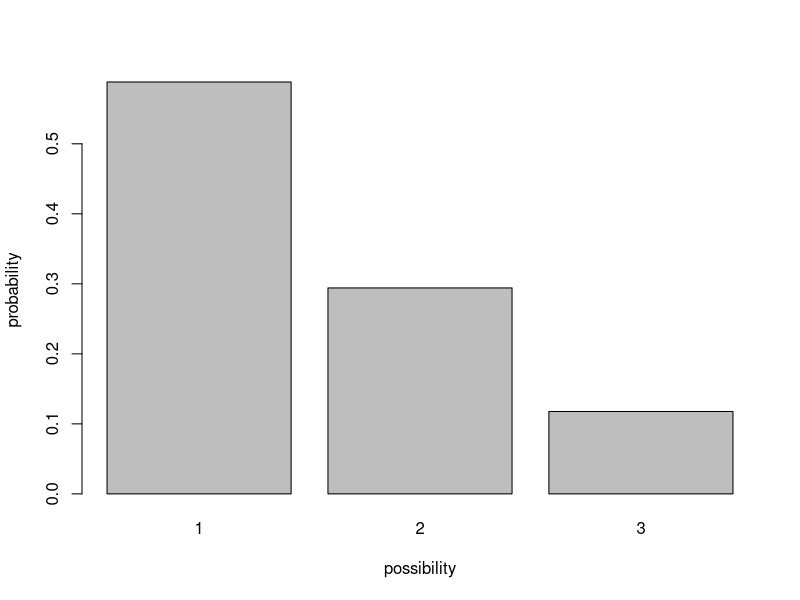
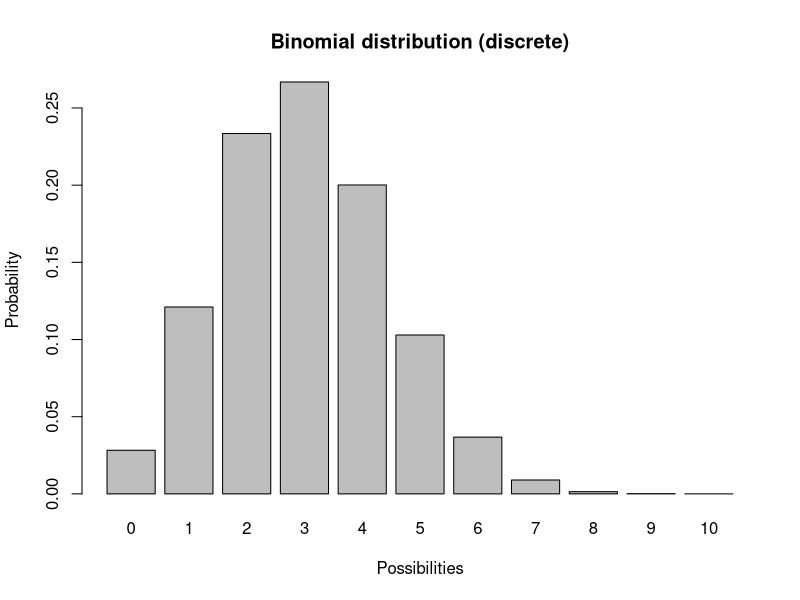
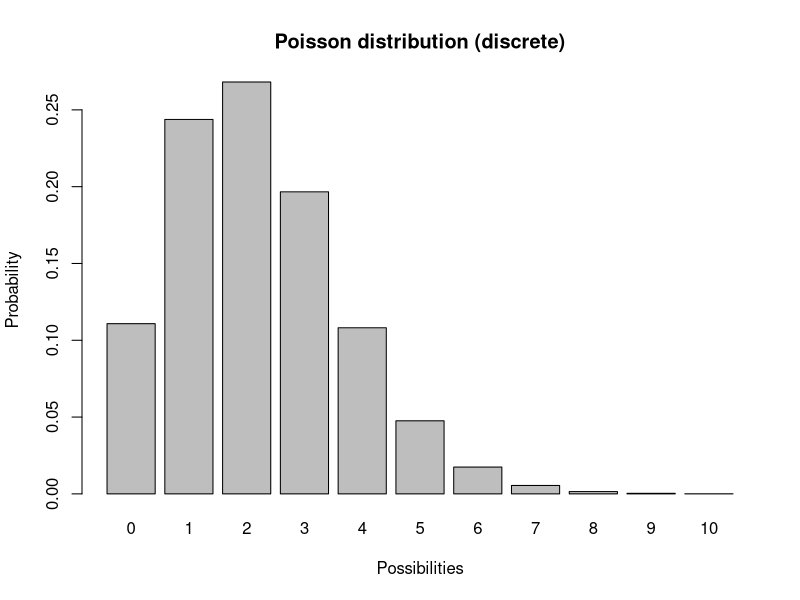
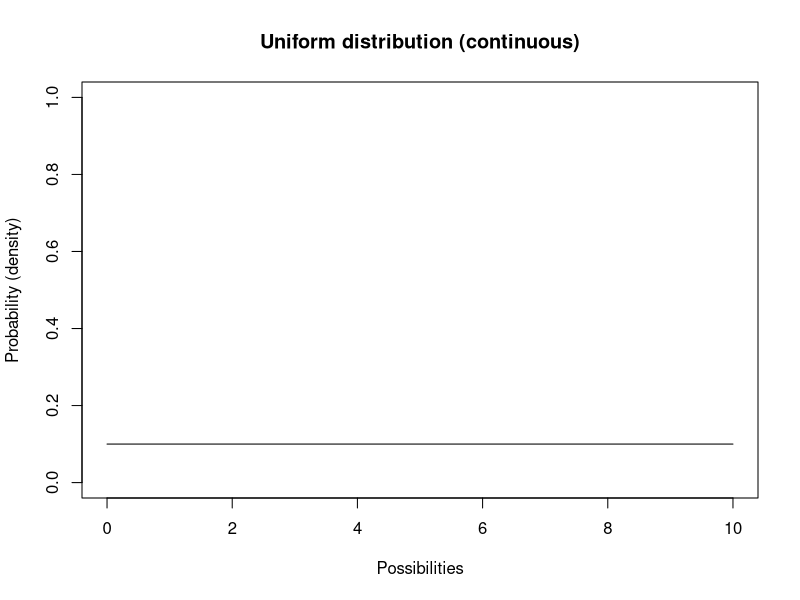
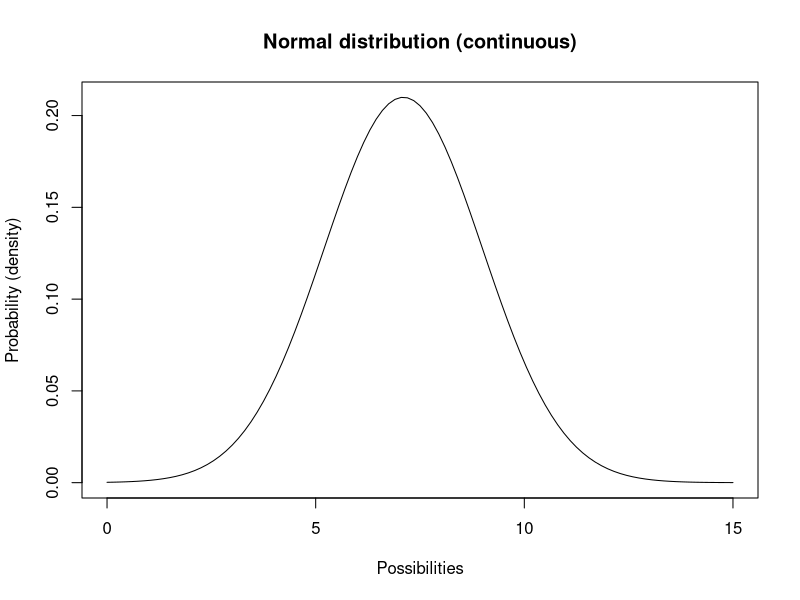
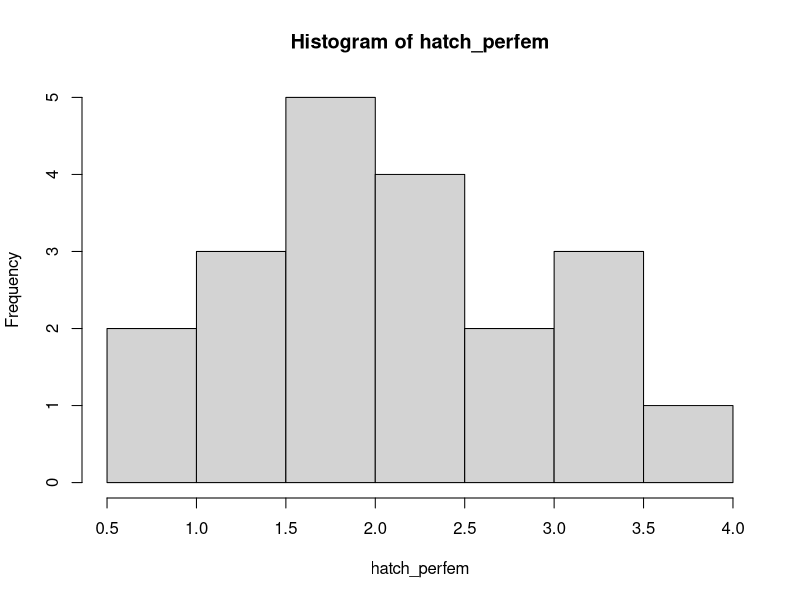
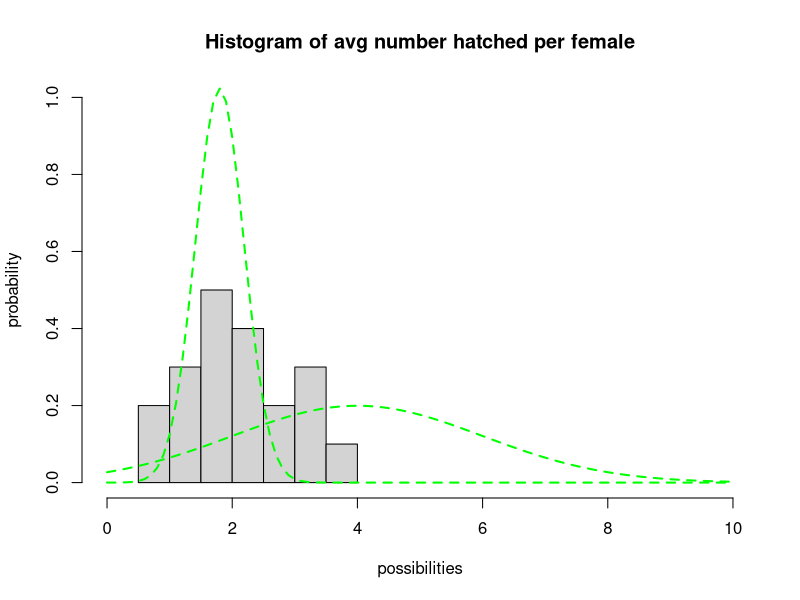

Write the R code that produced these figures, in order.
## ---- chunk 1
knitr::opts_chunk$set(echo = TRUE, cache = TRUE)
## ---- chunk 2

############################################################
####                                                    ####  
####  NRES 470, Lecture 8                               ####
####                                                    ####
####  Kevin Shoemaker                                   #### 
####  University of Nevada, Reno                        ####
####                                                    #### 
############################################################


############################################################
####  Stochasticity and Uncertainty                     ####
############################################################


## ---- chunk 3

#############
# Random number generation!


#####
# define an arbitrary distribution

box <- c(rep(1,10),rep(2,5),rep(3,2))                                           # define what's in the lottery ball machine (10 "1" balls, 5 "2" balls and 2 "3" balls)
barplot(table(box)/sum(table(box)),ylab="probability",xlab="possibility")       # visualize the distribution of possibilities

## ---- chunk 4

################
# Discrete distributions
################


#######
# Example: binomial distribution (coin flipping distribution)

             # plot a discrete distribution!
xvals <- seq(0,10,1)
probs <- dbinom(xvals,10,prob=0.3)
names(probs) <- xvals
               
barplot(probs,ylab="Probability",xlab="Possibilities",main="Binomial distribution (discrete)")



## ---- chunk 5

#########
# Poisson distribution

xvals <- seq(0,10,1)
probs <- dpois(xvals,lambda=2.2)     # POisson distribution
names(probs) <- xvals
               
barplot(probs,ylab="Probability",xlab="Possibilities",main="Poisson distribution (discrete)")


## ---- chunk 6

################
# CONTINUOUS DISTRIBUTIONS
#################

##########
# Uniform distribution

lower = 0
upper = 10

curve(dunif(x,lower,upper),0,10,ylab="Probability (density)",xlab="Possibilities",main="Uniform distribution (continuous)",ylim=c(0,1))   # probability density

## ---- chunk 7

#########
# Normal distribution

mean = 7.1
stdev = 1.9

curve(dnorm(x,mean,stdev),0,15,ylab="Probability (density)",xlab="Possibilities",main="Normal distribution (continuous)")   # probability density

## ---- chunk 8

#############
# Demonstration: use data to determine a distribution!
#############


#############
# Made-up canvasback data- average number of eggs hatched per female for 20 years

hatch_perfem <- c(3.05, 1.45, 0.99, 3.24, 1.49, 1.70, 1.66, 2.32, 0.83, 2.41,
2.33, 1.68, 1.43, 2.74, 2.05, 3.13, 1.90, 3.69, 1.55, 2.79)

hist(hatch_perfem)

## ---- chunk 9

############
# Try to identify a normal distribution to represent the canvasback data

## first, plot a histogram of the data from the 20-year study
hist(hatch_perfem,freq=F,main="Histogram of avg number hatched per female",xlab="possibilities",ylab="probability",xlim=c(0,10),ylim=c(0,1))

## now, overlay a normal probability distribution with arbitrary parameters (mean and sd). This is just a starting point.

curve(dnorm(x,mean=4,sd=2),col="green",lty=2,lwd=2,add=T)

curve(dnorm(x,mean=1.8,sd=0.39),col="green",lty=2,lwd=2,add=T)    # try a different value...

#### Keep changing the value for 'mean' and 'sd' until you find best parameters to fit the data!

#### Once you find the best-fit parameters, generate 5 random numbers from this distribution using the "rnorm()" function in R

rnorm(5,mean=4,sd=1)    # for example! (remember to change the "mean" and "sd" parameters to the values you identified above!)

